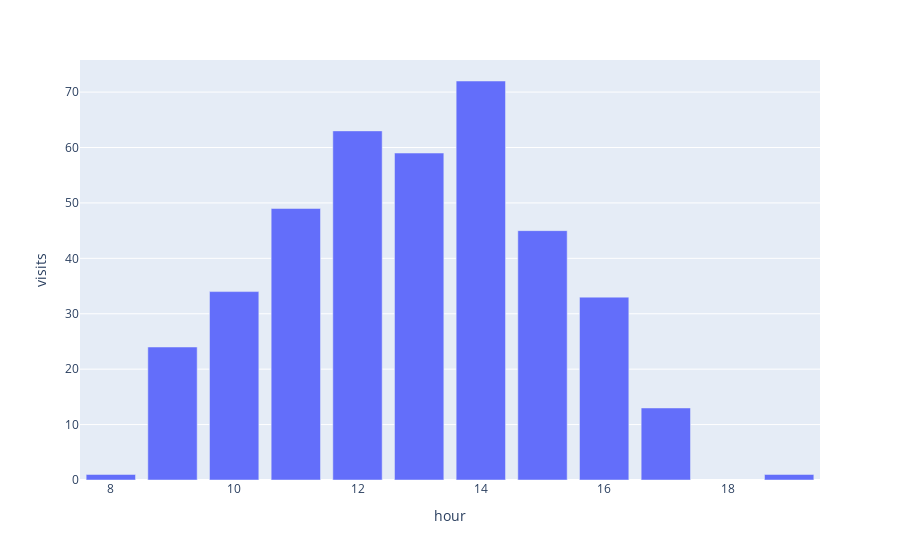

Notebook code cell kept with this figure:
### Markdown cell above
Afternoon hours were the most popular time (pre-COVID19) for students to visit the ELC.  Since 2018, ELC has been staffed with ~50% more coaches during the 12-3pm time period, as compared to other periods.

### Code cell
#@title
obj_hr = df['visits'].groupby(df['hour']).count() #Grouping number of visits by hour
xdata = np.array(obj_hr.reset_index())[:,0]
ydata = np.array(obj_hr.reset_index())[:,1]

df_hr = pd.DataFrame({'hour': xdata, 'visits': ydata})
fig = px.bar(df_hr, x="hour", y="visits")
fig.show()


df_hr.plot.bar(x='hour', y='visits', rot=90,figsize=(12,8))
plt.show()
#df_hr.head(10) #What does this grouped data look like?
#plt.xlabel('Hour of day')
#plt.ylabel('Total number of sign-ins')

#ax2 = df_hr.plot(kind='bar')
#plt.plot()

### Figure 1 — Plotly figure (JSON) as saved in the notebook; plotly's stock layout.template omitted (floating-point values rounded to 4 significant figures)
{"data": [{"alignmentgroup": "True", "hoverlabel": {"namelength": 0}, "hovertemplate": "hour=%{x}<br>visits=%{y}", "legendgroup": "", "marker": {"color": "#636efa"}, "name": "", "offsetgroup": "", "orientation": "v", "showlegend": false, "textposition": "auto", "type": "bar", "x": [8, 9, 10, 11, 12, 13, 14, 15, 16, 17, 19], "xaxis": "x", "y": [1, 24, 34, 49, 63, 59, 72, 45, 33, 13, 1], "yaxis": "y"}], "layout": {"barmode": "relative", "legend": {"tracegroupgap": 0}, "margin": {"t": 60}, "xaxis": {"anchor": "y", "domain": [0, 1], "title": {"text": "hour"}}, "yaxis": {"anchor": "x", "domain": [0, 1], "title": {"text": "visits"}}}}
